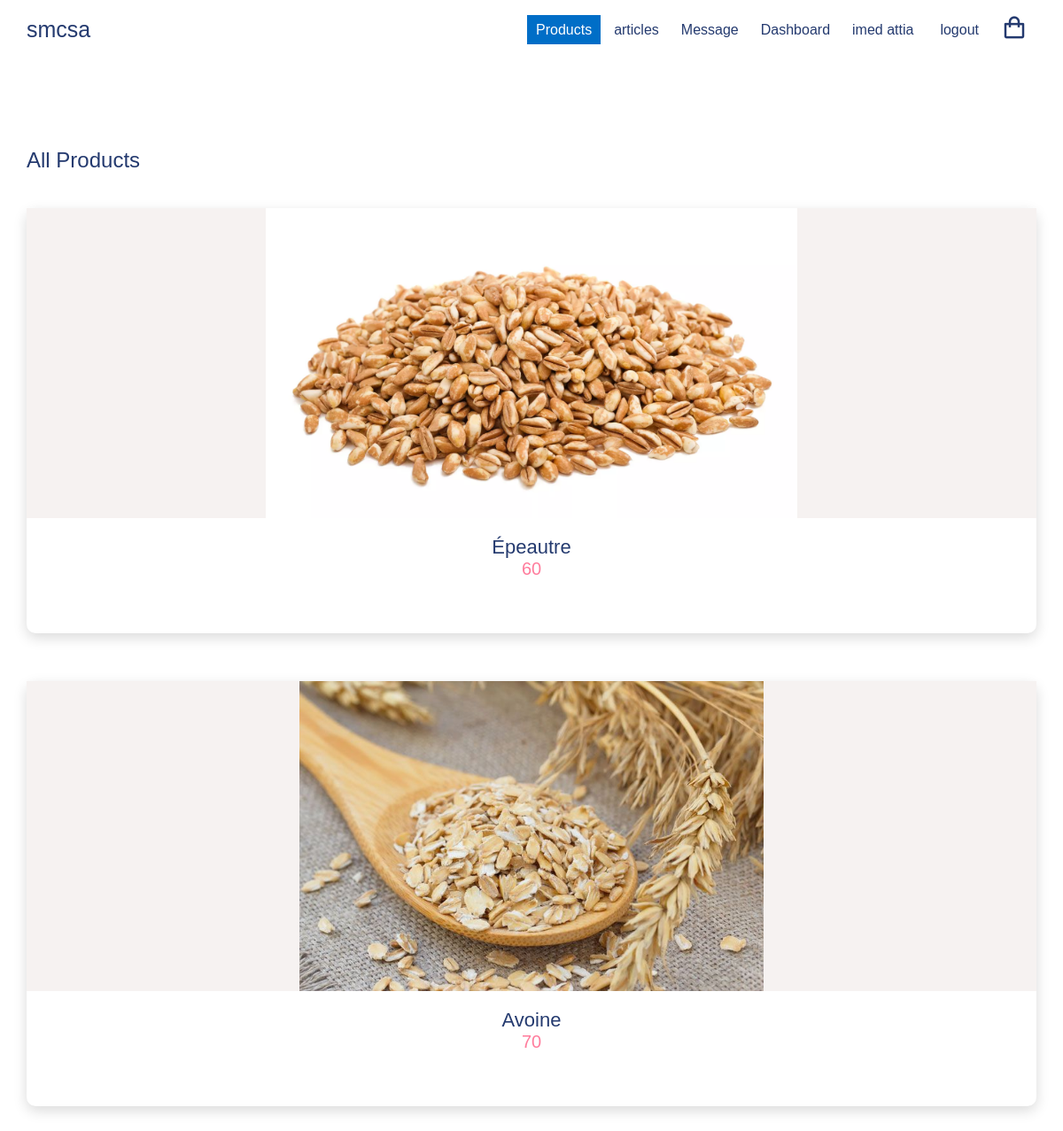
Screenshot of /user/article/liste des produit/Product.php (signed in) with the database file from the repository.
### tables this page shows
CREATE TABLE `users` (
  `id` bigint(20) NOT NULL,
  `user_id` bigint(20) NOT NULL,
  `user_name` varchar(100) NOT NULL,
  `user_lastname` varchar(100) NOT NULL,
  `phone` varchar(100) NOT NULL,
  `email` varchar(100) NOT NULL,
  `password` varchar(100) NOT NULL,
  `adresse` varchar(100) NOT NULL,
  `region` varchar(100) NOT NULL,
  `date` timestamp NOT NULL DEFAULT current_timestamp() ON UPDATE current_timestamp(),
  `admin_user` varchar(5) NOT NULL
);

CREATE TABLE `article` (
  `id` int(11) NOT NULL,
  `name` varchar(50) NOT NULL,
  `code_article` varchar(100) NOT NULL,
  `libelle_article` varchar(100) NOT NULL,
  `prix_achat` int(50) NOT NULL,
  `prix_vente` int(50) NOT NULL,
  `stock` varchar(50) NOT NULL,
  `date` date NOT NULL
);

### programme/functions.php (called while the page is built)
<?php
function check_login($con)
{
	if(isset($_SESSION['user_id']))
	{
		$id = $_SESSION['user_id'];
		$query = "select * from users where user_id = '$id' limit 1";
		$result = mysqli_query($con,$query);
		if($result && mysqli_num_rows($result) > 0)
		{
			$user_data = mysqli_fetch_assoc($result);
			return $user_data;
		}
	}else{
		return false;
	}
	die;
}

### user/article/liste des produit/Product.php (the view, shortened to what this page needs)
<?php
	include("../../../programme/connection.php");
	include("../../../programme/functions.php");
if(check_login($con) === false ){
        $displaylog = 'none';
        $display ='none' ;
        $displaycli= "block";
}else{
    $user_data = check_login($con);
      $display ='none' ;
       $displaylog = 'block';
    if ($user_data['admin_user']=='admin'){
     $display ='block' ;
    }
    }
    $sql = "SELECT * FROM article";
?>
<!DOCTYPE html>
<html lang="en">
<head>
    <link rel="stylesheet" href="https://cdn.jsdelivr.net/npm/boxicons@latest/css/boxicons.min.css" />
    <link rel="stylesheet" href="../css/Styles.css" />
</head>
<body>
  <nav class="nav">
        <div class="navigation container">
            <div class="logo">
                <h1>smcsa</h1>
            </div>
            <div class="menu">
                <ul class="nav-list">
                    <li class="nav-item">
                        <a href="#" class="nav-link active">Products</a>
                    </li>
                    <li class="nav-item" style="display : <?php echo $display ?>">
                        <a href="../../../admin\article\article_dashboard.php" class="nav-link" >articles</a>
                    </li>
                    <li class="nav-item" style="display : <?php echo $display ?>">
                        <a href="../../../admin\message\message.php" class="nav-link" >Message</a>
                    </li>
                    <li class="nav-item" style="display : <?php echo $display ?>">
                        <a href="../../../admin\dashboard\dashboard.php" class="nav-link" >Dashboard</a>
                    </li>
                    <li class="nav-item" style="display : <?php echo $displaylog ?>">
                        <a href="../../profile/profile.php" class="nav-link" onclick="myFunction()"><?php echo $user_data['user_lastname'] . " " . $user_data['user_name'] ; ?></a>
                    </li>
				            <li class="nav-item" style="display : <?php echo $displaylog ?>">
				                <a href="../../login/logout.php" class="nav-link">logout</a>
                    </li>
                    <li class="nav-item">
                        <a href="../shop/cart.php" class="nav-link icon"><i class="bx bx-shopping-bag"></i></a>
                    </li>
                </ul>
            </div>
        </div>
    </nav>
    <section class="section all-products" id="products">
        <div class="top container">
            <h1>All Products</h1>
        </div>
        <?php
								$result = $con->query($sql);
								if ($result->num_rows > 0) {
                                    $i = 1;
									while($row = $result->fetch_assoc()) {
										$recordId = $row["id"];
                                        echo' <div class="product-center container">
                                        <div class="product">
                                            <div class="product-header">
                                                <img src="../img/img' . $i . '.png" alt="">
                                            </div>
                                            <div class="product-footer">
                                                <a href="../details/Product-details.php?recordId=' . $recordId . '">
                                                    <h3> ' . $row["name"] . '</h3>
                                                </a>
                                                <h4 class="price"> ' . $row["prix_achat"] . '</h4>
                                            </div>
                                        </div>
                                    </div><br><br><br>';
                                    $i += 1 ;
									}
								}
								else
								{
								echo "0 results";
								}
							?>
    </section>
</body>
</html>

### user/article/css/Styles.css (style rules this page uses)
:root { --white: #fff; --black: #222; --pink: #f60091; --grey: #444; --grey2: #959595; --grey-alt: #d1e2e9; --yellow: #ffd800; --green: #59b210; }
a.active { background-color: #006ec7; color: white; }
*, *::before, *::after { margin: 0; padding: 0; box-sizing: inherit; }
html { scroll-behavior: smooth; box-sizing: border-box; font-size: 62.5%; }
body { font-family: "Poppins", sans-serif; font-size: 1.6rem; font-weight: 400; background-color: #fff; color: #243a6f; position: relative; z-index: 1; }
h1, h2, h3, h4 { font-weight: 500; }
a { color: inherit; text-decoration: none; }
img { max-width: 100%; }
li { list-style: none; }
.container { max-width: 120rem; margin: 0 auto; }
@media only screen and (max-width: 1200px) { .container { padding: 0 3rem; } }
.nav { padding: 1.6rem 0; }
.navigation { display: flex; align-items: center; justify-content: space-between; }
.logo h1 { font-size: 2.5rem; }
.nav-list { display: flex; align-items: center; }
.nav-item:not(:last-child) { margin-right: 0.5rem; }
.nav-link:link, .nav-link:visited { padding: 0.8rem 1rem; transition: all 300ms ease-in-out; }
.nav-link.icon { font-size: 3rem; }
.section { padding: 10rem 0 5rem 0; }
.product-center { display: grid; grid-template-columns: repeat(auto-fit, minmax(25rem, 1fr)); gap: 7rem 3rem; }
.product { height: 48rem; background-color: #fff; box-shadow: 0 0.5rem 1.5rem rgba(0, 0, 0, 0.15); border-radius: 1rem; text-align: center; transition: all 300ms ease-in-out; }
.product-header { position: relative; height: 35rem; background-color: #f6f2f1; transition: all 300ms ease-in-out; z-index: 0; }
.product-header img { height: 100%; }
.product-footer { padding: 2rem 1.6rem 1.6rem 1.6rem; }
.product-footer h3 { font-size: 2.2rem; }
.product-footer .price { color: #ff7c9c; font-size: 2rem; }
.section .top { display: flex; align-items: center; justify-content: space-between; margin-bottom: 4rem; }

### rows the page displays
users: user_lastname "imed", user_name "attia"
article: shows a picture, name "Épeautre", prix_achat "60"
article: shows a picture, name "Avoine", prix_achat "70"
